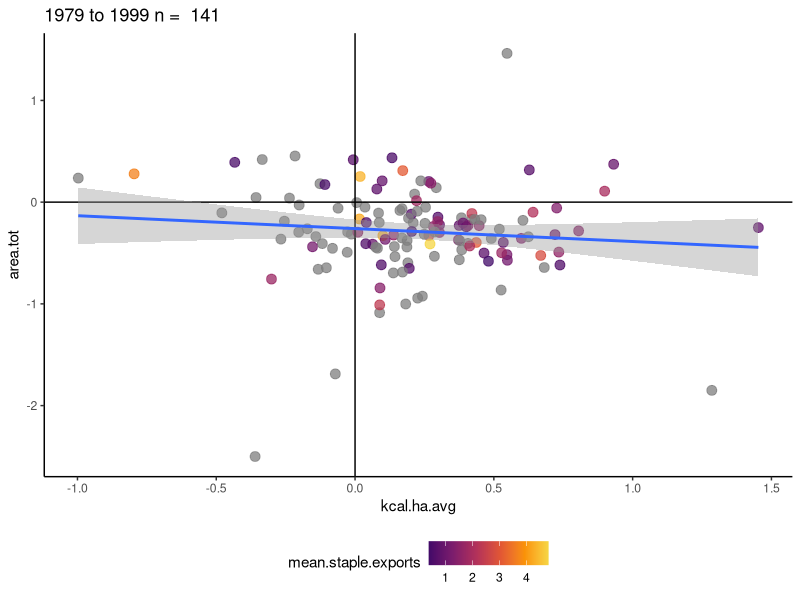
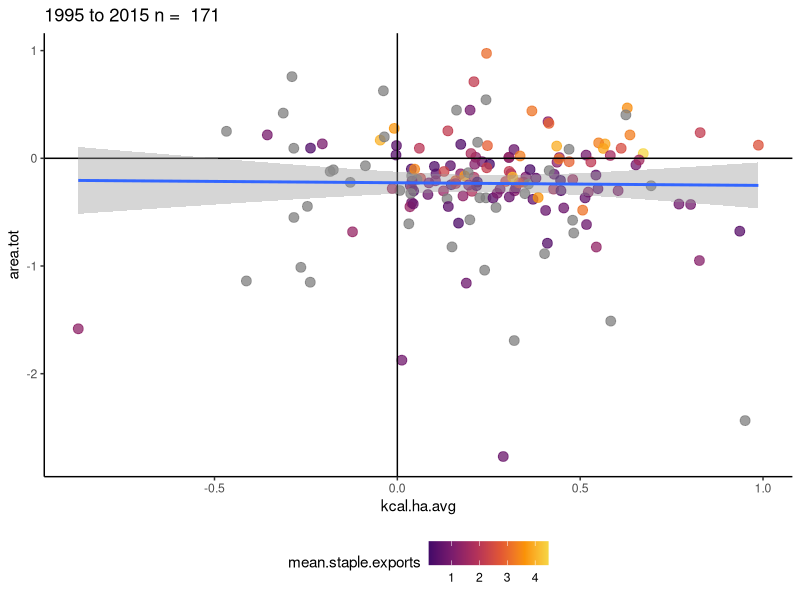

Generate these figures, in order, with R: (Note: this script raises an error after producing the figures.)

# New Script for 5 year averaging 2/27.

library(tidyverse)
library(broom)
library(ggpubr)

fao_composite_tall = read.csv("../data/fao_composite_tall.csv", header = T, sep = ",")
fao_updated_staple = read.csv("../data/fao_updated_staple.csv", header = T, sep = ",")

ewers_plot_avg <- function(data, X, Y, Z, start, end, facet= NA){
  
  start.lab = as.name(paste("x",as.character(start),sep = ""))
  end.lab = as.name(paste("x",as.character(end),sep = ""))
  x.lab = as.name(X)
  y.lab = as.name(Y)
  z.lab = as.name(Z)
  #
  # Cut data for years and variables only, adjust for per capita
  data_cut = data %>% 
   # dplyr::filter(export_value_usd >= 200000) %>%  # FILTER COUNTRIES HERE
    dplyr::select(Area,Year,Population,!!X,!!Y, !!Z) %>%    # 
    dplyr::filter(!is.na(!!x.lab) & !is.na(!!y.lab)) %>%   # 
    dplyr::filter(between(Year,(start-2),(start+2))|between(Year,(end-2),(end+2)))   %>%                            # Select Years
    dplyr::mutate(x_percap = !!x.lab, y_percap = !!y.lab/Population, z_percap = !!z.lab/Population,
                  time = if_else(Year <= (start+2) & Year >= (start-2),"start.5","end.5"))%>% #Note that X here now is not per-capita
    dplyr::select(Area,time,x_percap,y_percap,z_percap) %>% 
    dplyr::group_by(Area,time) %>% 
    dplyr::summarize(avg.x = mean(x_percap,na.rm = T),avg.y = mean(y_percap,na.rm = T),avg.z = mean(z_percap,na.rm = T))%>% 
    pivot_wider(names_from = time, values_from = c(avg.x,avg.y,avg.z))  %>% 
    dplyr::mutate(x_dif = avg.x_end.5 / avg.x_start.5,
                  y_dif = avg.y_end.5 / avg.y_start.5,
                  z_dif = avg.z_end.5 / avg.z_start.5) %>% 
    dplyr::filter(z_dif != Inf & z_dif != 0)
  
  mz <- 10*mean(data_cut$z_dif,na.rm = T)
  lmz <- mean(data_cut$z_dif,na.rm = T)/10
  data_cut = data_cut %>% 
    dplyr::mutate(log.x.dif = log(x_dif), 
                  log.y.dif = log(y_dif),
                  log.z.dif = ifelse(z_dif >= (mz)| z_dif <= (lmz)| is.na(z_dif), NA ,log(z_dif))) %>% 
    dplyr::filter(!is.na(log.x.dif) & !is.na(log.y.dif))
  
  # Fix how model runs later
  #lm = lm(log.y.dif ~ log.x.dif, data = data_cut)
  
  #lm.coef = round(as.data.frame(coef(lm))[2,1],digits = 3)
  head(data)
  merge_set <- data %>% 
    dplyr::select(2,14,16,17) %>% 
    distinct(.)
  head(merge_set)
  data_cut_facet <- left_join(data_cut,merge_set, by = "Area") %>% 
    dplyr::filter(!is.na(HDI) & HDI != "N/A")
  
  
  plot <- ggplot(data = data_cut_facet, mapping = aes(x = log.x.dif, y = log.y.dif, color = log.z.dif)) + theme_classic() +
    geom_point(size = 3, alpha = .75) + geom_hline(yintercept = 0) + geom_vline(xintercept = 0) + 
    geom_smooth(method = "lm")  + 
    labs(x = x.lab, y = y.lab, title = paste(as.character(start),"to",as.character(end), "n = ", as.character(nrow(data_cut))), color = z.lab) +
    scale_color_viridis_c(begin = 0.2,end = .9,option = "inferno", na.value = "grey50") + theme(legend.position = "bottom")
  # plot.coef <- ggplot(data = data_cut, mapping = aes(x = log.x.dif, y = log.y.dif)) + theme_classic() +
  # geom_point() + geom_hline(yintercept = 0) + geom_vline(xintercept = 0) + geom_smooth(method = "lm")  + labs(x = x.lab, y = y.lab, title = paste(as.character(start),"to",as.character(end), "n = ", as.character(nrow(data_cut)), "coef =", as.character(lm.coef)) )
  
  plot <- plot + 
    {if(!is.na(facet)) facet_wrap(facet)
    }
  
  return(plot)
  # if_else(is.na(lm.coef), return(plot), return(plot.coef))
} 


# Mean
ewers_plot_avg(data = fao_updated_staple %>% filter(Area != "Brunei Darussalam", Area != "Maldives"), 
               X = "kcal.ha.avg",
               Y = "area.tot",
               Z = "mean.staple.exports",
               start = 1979,
               end = 1999)

ewers_plot_avg(data = fao_updated_staple %>% filter(Area != "Brunei Darussalam", Area != "Maldives"), 
               X = "kcal.ha.avg",
               Y = "area.tot",
               Z = "mean.staple.exports",
               start = 1995,
               end = 2015)


 # Function to generate data frames for average values
ewers_plot_avg_data <- function(data, X, Y, Z, start, end, facet= NA){
  
  start.lab = as.name(paste("x",as.character(start),sep = ""))
  end.lab = as.name(paste("x",as.character(end),sep = ""))
  x.lab = as.name(X)
  y.lab = as.name(Y)
  z.lab = as.name(Z)
  #
  # Cut data for years and variables only, adjust for per capita
  data_cut = data %>% 
    dplyr::select(Area,Year,Population,!!X,!!Y, !!Z) %>%    # grab only relevant data
    dplyr::filter(!is.na(!!x.lab) & !is.na(!!y.lab)) %>%   # filters out missing values
    dplyr::filter(between(Year,(start-2),(start+2))|between(Year,(end-2),(end+2)))   %>%                            # Select Years
    dplyr::mutate(x_percap = !!x.lab, y_percap = !!y.lab/Population, z_percap = !!z.lab/Population,
                  time = if_else(Year <= (start+2) & Year >= (start-2),"start.5","end.5"))%>% #Note that X here now is not per-capita
    dplyr::select(Area,time,x_percap,y_percap,z_percap) %>% 
    dplyr::group_by(Area,time) %>% 
    dplyr::summarize(avg.x = mean(x_percap,na.rm = T),avg.y = mean(y_percap,na.rm = T),avg.z = mean(z_percap,na.rm = T))%>% 
    pivot_wider(names_from = time, values_from = c(avg.x,avg.y,avg.z))  %>% 
    dplyr::mutate(x_dif = avg.x_end.5 / avg.x_start.5,
                  y_dif = avg.y_end.5 / avg.y_start.5,
                  z_dif = avg.z_end.5 / avg.z_start.5)%>% 
    dplyr::filter(z_dif != Inf & z_dif != 0)
  
  mz <- 10*mean(data_cut$z_dif,na.rm = T)
  lmz <- mean(data_cut$z_dif,na.rm = T)/10
  data_cut = data_cut %>% 
    dplyr::mutate(log.x.dif = log(x_dif), 
                  log.y.dif = log(y_dif),
                  log.z.dif = ifelse(z_dif >= (mz)| z_dif <= (lmz)| is.na(z_dif), NA ,log(z_dif))) %>% 
    dplyr::filter(!is.na(log.x.dif) & !is.na(log.y.dif))
  
  # Fix how model runs later
  #lm = lm(log.y.dif ~ log.x.dif, data = data_cut)
  
  #lm.coef = round(as.data.frame(coef(lm))[2,1],digits = 3)
  head(data)
  merge_set <- data %>% 
    dplyr::select(2,14,16,17) %>% 
    distinct(.)
  head(merge_set)
  data_cut_facet <- left_join(data_cut,merge_set, by = "Area") %>% 
    dplyr::filter(!is.na(HDI) & HDI != "N/A")
  
  data_clean <- data_cut_facet %>% 
    dplyr::select(Area,log.x.dif,log.y.dif,log.z.dif,HDI,Developed,Continent)
  
  return(data_clean)
  # if_else(is.na(lm.coef), return(plot), return(plot.coef))
} 

data95_15avg <- ewers_plot_avg_data(data = fao_composite_tall %>% filter(Area != "Brunei Darussalam", Area != "Maldives"), 
               X = "kcal.ha.avg",
               Y = "area.tot",
               Z = "tonnes_nitrogen",
               start = 1995,
               end = 2015)

data79_99avg <- ewers_plot_avg_data(data = fao_composite_tall %>% filter(Area != "Brunei Darussalam", Area != "Maldives"), 
                                    X = "kcal.ha.avg",
                                    Y = "area.tot",
                                    Z = "tonnes_nitrogen",
                                    start = 1979,
                                    end = 1999)

View(data95_15avg 
     )

# Models, now average, of sparing 
ewers_model  <- lm(log.y.dif ~ log.x.dif, data = data79_99avg)
recent_model <- lm(log.y.dif ~ log.x.dif, data = data95_15avg)
tidy(ewers_model)
tidy(recent_model)

# Nitrogen modifier
old_model_nitro  <- lm(log.y.dif ~ log.x.dif*log.z.dif, data = data79_99avg) 
new_model_nitro <-  lm(log.y.dif ~ log.x.dif*log.z.dif, data = data95_15avg)
tidy(old_model_nitro)
tidy(new_model_nitro)

data95_15avg$HDI <- factor(data95_15avg$HDI, levels = c("Low", "Medium", "High", "Very high"))
new_model_full <- lm(log.y.dif ~ (log.x.dif+log.z.dif+HDI)^2, data = data95_15avg)
summary(new_model_full)


# Exports modifier
data95_15avg_exp <- ewers_plot_avg_data(data = fao_composite_tall %>% filter(Area != "Brunei Darussalam", Area != "Maldives"), 
                                    X = "kcal.ha.avg",
                                    Y = "area.tot",
                                    Z = "export_value_usd",
                                    start = 1995,
                                    end = 2015)

data79_99avg_exp <- ewers_plot_avg_data(data = fao_composite_tall %>% filter(Area != "Brunei Darussalam", Area != "Maldives"), 
                                    X = "kcal.ha.avg",
                                    Y = "area.tot",
                                    Z = "export_value_usd",
                                    start = 1979,
                                    end = 1999)

old_model_exports  <- lm(log.y.dif ~ log.x.dif*log.z.dif, data = data79_99avg_exp)
new_model_exports <-  lm(log.y.dif ~ log.z.dif*HDI, data = data95_15avg_exp)
tidy(old_model_exports)
tidy(new_model_exports)

# NEW MODELS
#   Pesticide Models
ewers_plot_avg(data = fao_composite_tall %>% filter(Area != "Brunei Darussalam", Area != "Maldives"), 
                    X = "kcal.ha.avg",
                    Y = "area.tot",
                    Z = "tonnes_pest_total",
                    start = 1995,
                    end = 2015)

data95_15avg_pest <- ewers_plot_avg_data(data = fao_composite_tall %>% filter(Area != "Brunei Darussalam", Area != "Maldives"), 
                                        X = "kcal.ha.avg",
                                        Y = "area.tot",
                                        Z = "tonnes_pest_total",
                                        start = 1995,
                                        end = 2015)


new_model_pest <- lm(log.y.dif ~ log.z.dif*HDI, data = data95_15avg_exp)

summary(new_model_nitro)
summary(new_model_exports)
summary(new_model_pest)

# Corr Stuff (bad) ####
library(corrplot)

corr_15 <- fao_composite_tall %>% # This is crap
  filter(Year == 1995) %>% 
  dplyr::select(3, 5:11,13)
View(corr_15)

M <- cor(corr_15, use = "complete.obs")
corrplot(M, method = "circle")
#####













